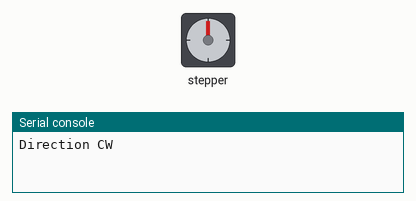
Simulated run of this program. Board: MicroPython board. Shown: stepper motor, the last lines printed to the serial console. The stepper is drawn at 200 steps a turn. At 6.2 s the program stops and its outputs stay as they are.

Above: at 0.05 s.
At 2.05 s:
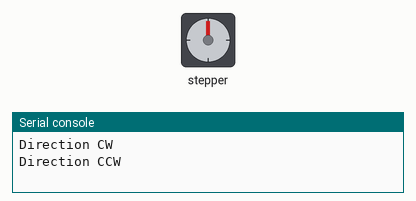
Timing chart, 0 to 4.7 s (numbered marks = the images above):
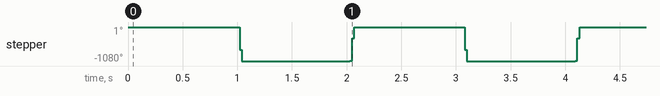

The program:

motor_1.py
```python
from machine import Pin
from time import sleep, sleep_us, ticks_ms

# Define pins
direction_pin = Pin(20, Pin.OUT)
pulse_pin = Pin(21, Pin.OUT)

# Define directions
cw_direction = 0
ccw_direction = 1

# Set initial direction
direction_pin.value(cw_direction)

# Start time
start_time = ticks_ms()

s1 = 1 ## how many seconds it rotates, given on steps provided in steps var
s2 = 5 ## how much it stops in steps var
steps = 600
total_time = 5000 ## 5sec
sleep_time = 1 ## 1 s
num_steps = total_time/sleep_time ## 5000/1000 = 5


# Run for 5 seconds
while ticks_ms() - start_time < 5000:  # 5000 ms = 5 seconds
    print('Direction CW')
    sleep(1) ## in ms
    direction_pin.value(cw_direction)
    for _ in range(steps):
        pulse_pin.value(1)
        sleep_us(s1)  # 1 ms pulse
        pulse_pin.value(0)
        sleep_us(s2)   # 0.5 ms delay

    print('Direction CCW')
    sleep(1) ## in ms
    direction_pin.value(ccw_direction)
    for _ in range(steps):
        pulse_pin.value(1)
        sleep_us(s1)
        pulse_pin.value(0)
        sleep_us(s2)

print("5 seconds elapsed. Stopping motor...")
# Clean up
pulse_pin.value(0)
direction_pin.value(0)
```

Measured:
- by itself, stepper: repeats every 2.1 s: -720° 0.02 s, -1080° 0.99 s, -1078° 0.02 s, -360° 0.02 s, 0° 0.99 s, -2° 0.02 s
